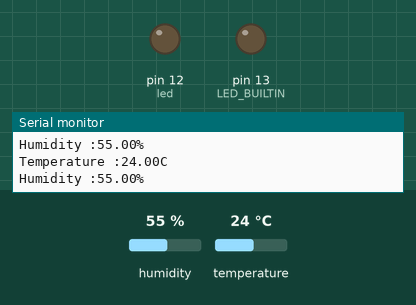
Recording of a sketch running on a simulated Arduino Uno, built with avr-gcc and run on an emulated ATmega328P. Parts: output pins drawn as LEDs (lit = HIGH), the last lines printed to the serial monitor. Inputs (shaded band) come from the test bench; at power-on: temperature 24 °C, humidity 55 %.

Above: at 2.8 s.
2.9 s: temperature set to 27 °C
At 5.1 s:
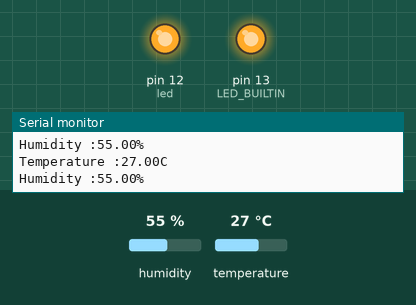
5.6 s: temperature set to 12 °C
At 6.4 s:
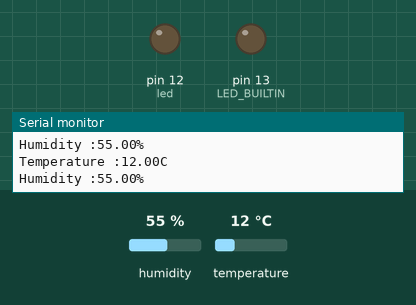
8.3 s: temperature set to 28 °C
At 11.2 s:
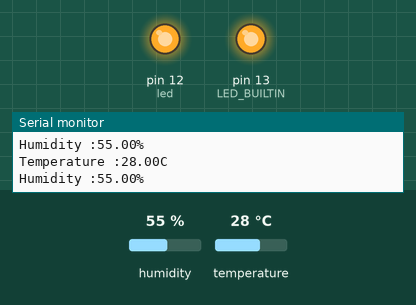
Timing chart, 0 to 12.7 s (numbered marks = the images above; inputs shaded):
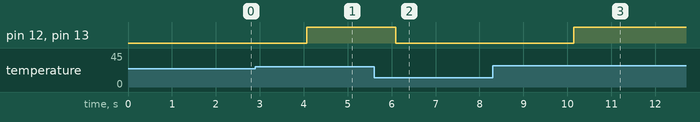

The sketch:

temp_humidity_alert.ino
```cpp
#include <dht.h>
#define dataPin 2
dht DHT;
int led = 12;
void setup() {
  Serial.begin(9600);
  pinMode(led,OUTPUT);
  pinMode(LED_BUILTIN, OUTPUT);
}

void loop() {
  int status = DHT.read11(dataPin);
  if(status != DHTLIB_OK){
    Serial.println("DHT ERROR !");
    Serial.print("status ="); Serial.println(status);
    delay(5000);
    return;
  }
  float temp = DHT.temperature;
  float humid = DHT.humidity;
  Serial.print("Temperature :"); Serial.print(temp); Serial.println("C");
  Serial.print("Humidity :");Serial.print(humid);Serial.println("%");
  if(temp > 25 ){
    digitalWrite(led,HIGH);
    digitalWrite(LED_BUILTIN,HIGH);
  }
  else{
    digitalWrite(led,LOW);
    digitalWrite(LED_BUILTIN , LOW);
  }
  delay(2000);
}
```

Measured:
- the behaviour switches between 25 and 26 °C on temperature (found by bisection; images 0 and 1)
- after the input at 2.9 s, pin 12 (led), pin 13 (LED_BUILTIN): LOW → HIGH after 1.2 s
- after the input at 5.6 s, pin 12 (led), pin 13 (LED_BUILTIN): HIGH → LOW after 0.50 s
- after the input at 8.3 s, pin 12 (led), pin 13 (LED_BUILTIN): LOW → HIGH after 1.8 s
